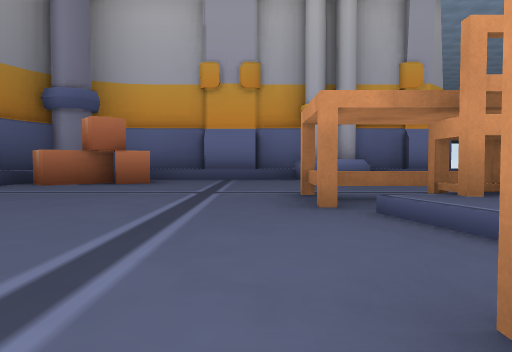
View 1 (above)

24 first-person views from a walk through a 3-D level made in the Unity game engine. The camera is 0.31 m above the floor, tilts 2° down and sees 70° across. Doors are open. The floor is counted in squares, 1 m on a side. Each view is taken from the middle of a square. On the plan, view 1 faces up. The plan holds only what a view shows up to about 9 squares ahead; the rest is blank. The place goes on beyond the plan.

View 2
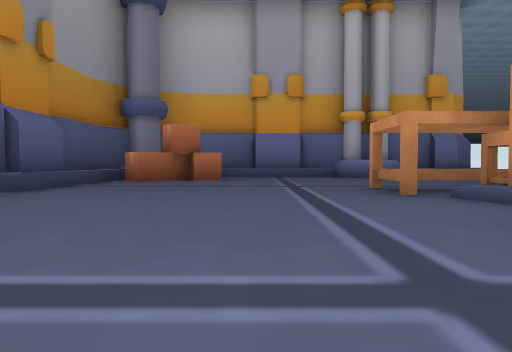

View 3
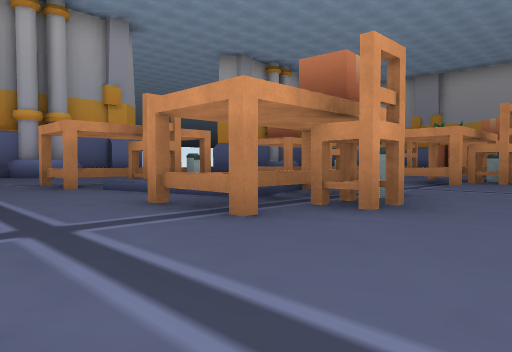

View 4
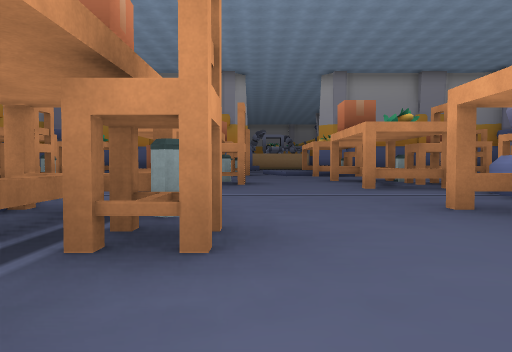

View 5
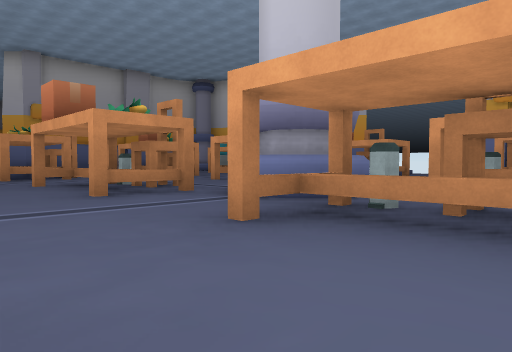

View 6
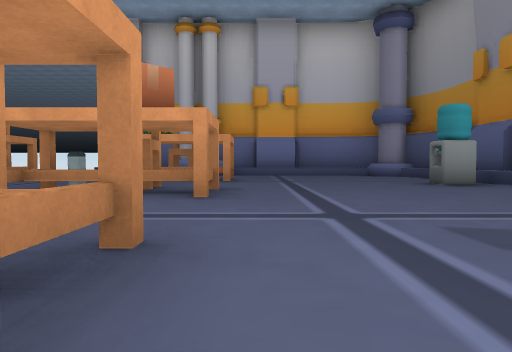

View 7
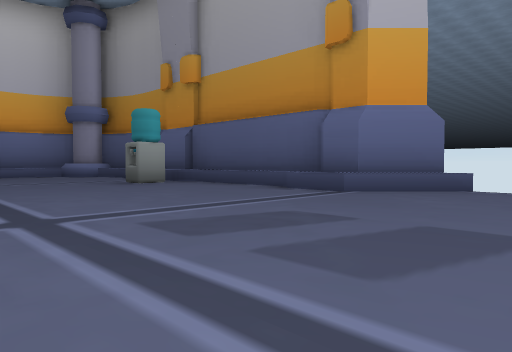

View 8
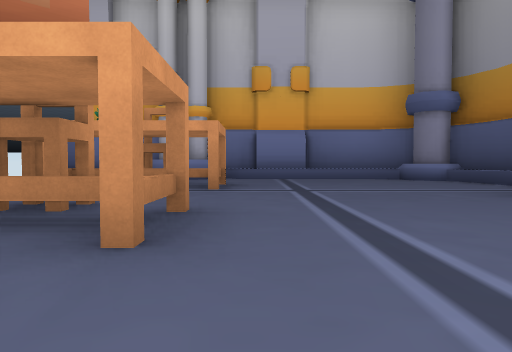

View 9
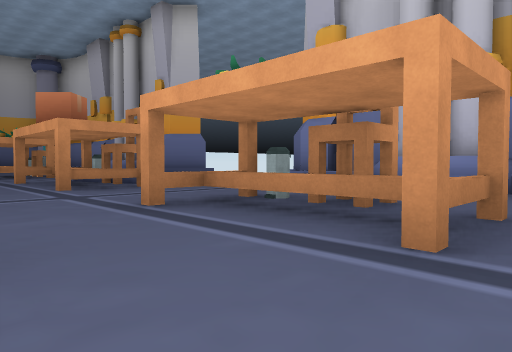

View 10
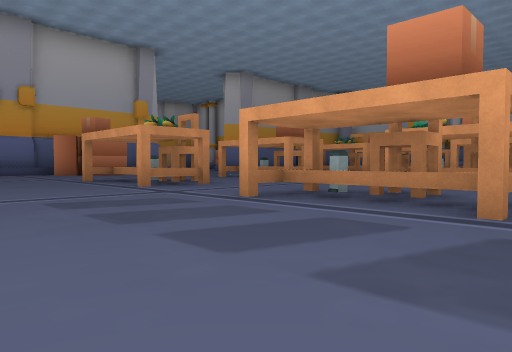

View 11
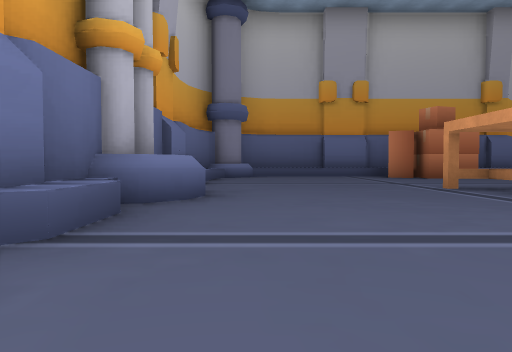

View 12
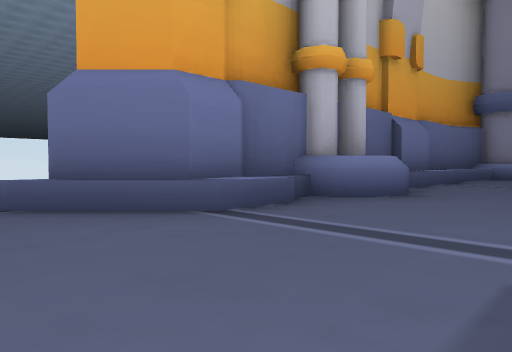

View 13
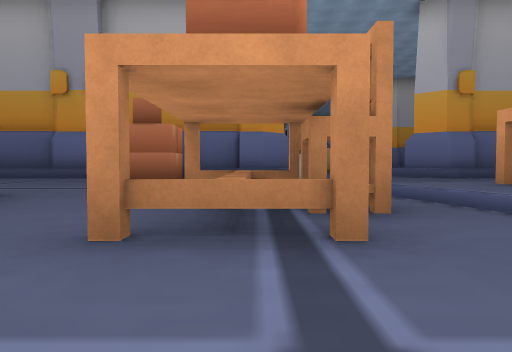

View 14
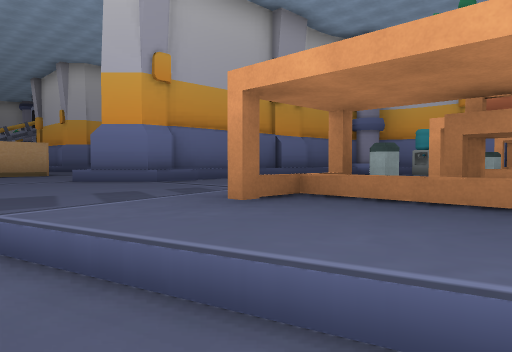

View 15
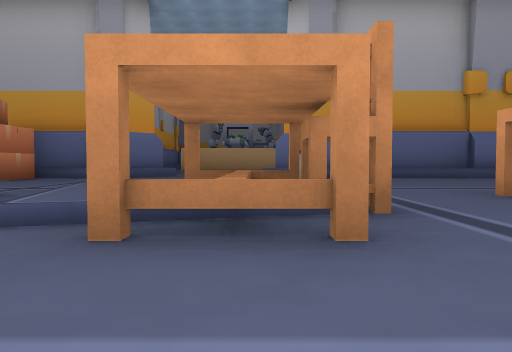

View 16
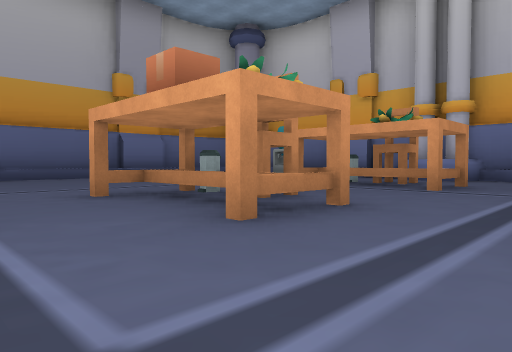

View 17
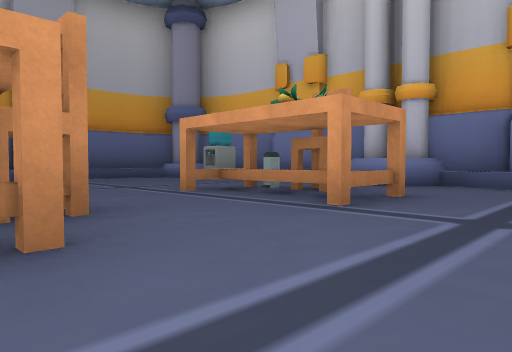

View 18
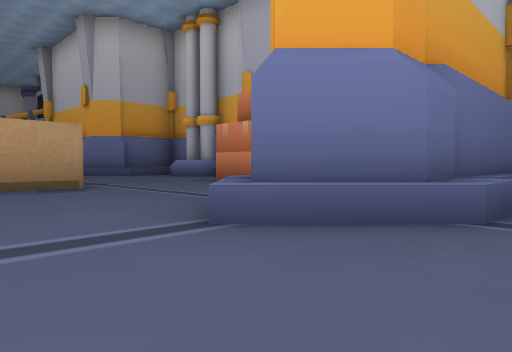

View 19
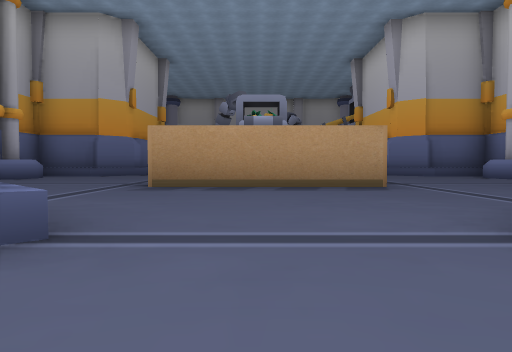

View 20
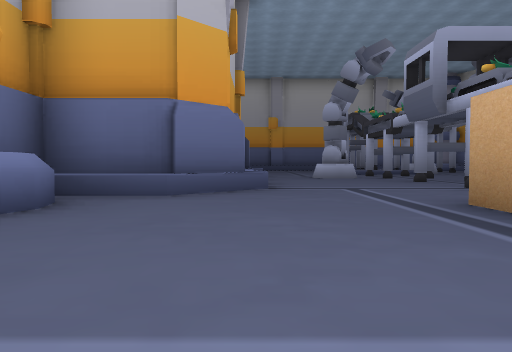

View 21
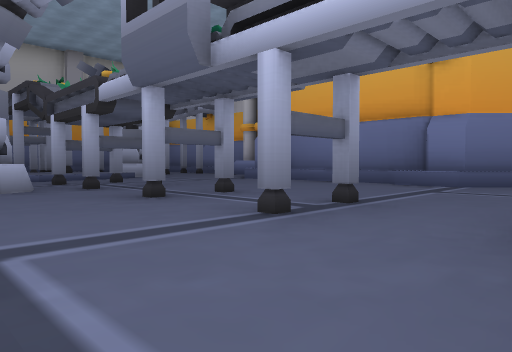

View 22
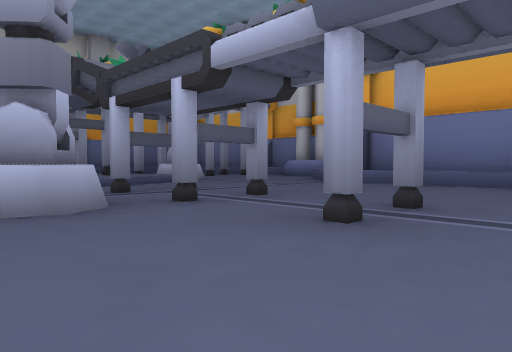

View 23
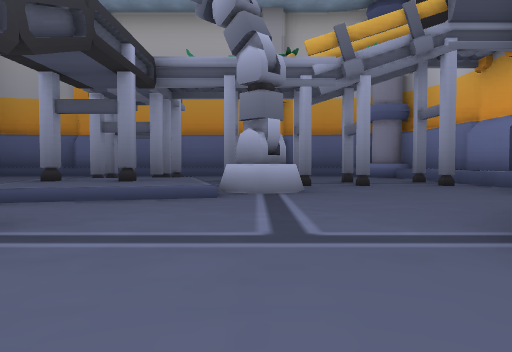

View 24
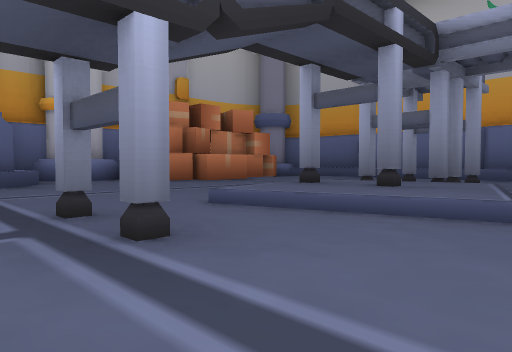

### Floor plan
Key: @ floor where view 1 was taken; # wall or solid block; . floor; D open door; = window, fence, low wall or low ledge; ^ raised ledge; O other object.
Columns run from 5 left of view 1 to 35 right of it. Each row starts with its distance up from view 1.
  8          DDDD
  7  #########..########
  6  #OO...............##
  5  #O.................#
  4  #...... ...........#
  3  #....OO .OO..OO...O#     ###    ### OO
  2   ....^O  .O...O...O#    ...#    #.OO O##
  1   ....^^^...........#   ....##  ##..OO..#
  0    ..@OO..OO..OO....# ..........O.......#
 -1     ...O...O...O.   ##..   O....O..=   .#
 -2   ............^^^.......O   .OO.OO^OOOO.#
 -3  .....OO##OO..#O^....=..    ..O..O^^^O..#
 -4 ##.....O##OO...O....##..O   .......OOO  #
 -5  #.....##  .........# .......====...OO..#
 -6  #....OO  OO..OO....#  OO...######......#
 -7  #O....O. OO...O....#  O  ###    #####=##
 -8  #..................#     ##        ####
 -9  #....OO.#OO..OO....#
-10  #.....O.#^O ..O..O.#
-11  ##===##==  ^=##=#O##
-12   ########  ########

Where each view was taken, in squares from view 1:
view 1: 0 up, 0 right, facing up
view 2: 1 down, 1 left, facing up
view 3: 2 down, 1 left, facing up-right
view 4: 1 down, 0 right, facing right
view 5: 1 down, 1 right, facing down-right
view 6: 2 down, 0 right, facing down
view 7: 2 down, 0 right, facing down-left
view 8: 4 down, 0 right, facing down
view 9: 7 down, 0 right, facing down-right
view 10: 6 up, 4 right, facing down-right
view 11: 6 up, 6 right, facing right
view 12: 5 up, 6 right, facing up-right
view 13: 0 up, 7 right, facing right
view 14: 1 down, 9 right, facing down-right
view 15: 3 down, 7 right, facing right
view 16: 4 down, 7 right, facing down-right
view 17: 6 down, 7 right, facing down-right
view 18: 2 down, 14 right, facing down-right
view 19: 2 down, 14 right, facing right
view 20: 1 up, 19 right, facing right
view 21: 0 up, 22 right, facing down-right
view 22: 0 up, 24 right, facing down-right
view 23: 4 down, 26 right, facing right
view 24: 4 down, 27 right, facing up-right
